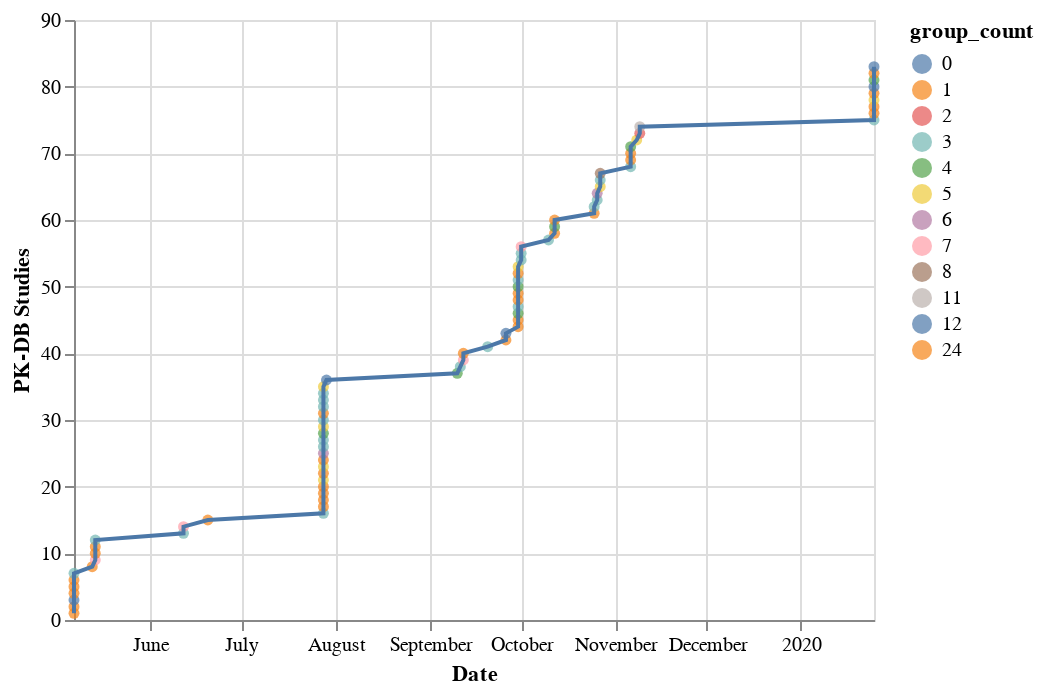

The code cell stored with this chart in its notebook:
### Code cell
# 4. altair plot
import altair as alt

count_fields = ["study_count"]
for key in count_fields:
    alt.Chart(df).transform_window(
        study_count_cum='sum(study_count)',
        frame=[None, 0]
    )
    
    line = alt.Chart(df).mark_line().encode(
        x=alt.X('date:T', axis=alt.Axis(title='Date')),
        y=alt.Y(f'{key}_cum:Q', axis=alt.Axis(title='PK-DB Studies')),
        
    )
    points = alt.Chart(df).mark_circle().encode(
        alt.X('date:T'),
        alt.Y(f'{key}_cum'),
        color='group_count:N'
    )
    
points + line

### Figure 1 — Vega-Lite specification as saved in the notebook (floating-point values rounded to 4 significant figures)
{"config": {"view": {"continuousWidth": 400, "continuousHeight": 300}}, "layer": [{"mark": "circle", "encoding": {"color": {"type": "nominal", "field": "group_count"}, "x": {"type": "temporal", "field": "date"}, "y": {"type": "quantitative", "field": "study_count_cum"}}}, {"mark": "line", "encoding": {"x": {"type": "temporal", "axis": {"title": "Date"}, "field": "date"}, "y": {"type": "quantitative", "axis": {"title": "PK-DB Studies"}, "field": "study_count_cum"}}}], "data": {"name": "data-63b5038a2a2b731db7dcd7abef4be2fb"}, "$schema": "https://vega.github.io/schema/vega-lite/v4.0.2.json", "datasets": {"data-63b5038a2a2b731db7dcd7abef4be2fb": [{"sid": "PKDB00024", "date": "2019-05-07", "name": "Baraka1990", "creator": "mkoenig", "licence": "open", "access": "public", "group_count": 1, "individual_count": 0, "intervention_count": 3, "output_count": 32, "timecourse_count": 2, "study_count": 1, "study_count_cum": 1, "group_count_cum": 1, "individual_count_cum": 0, "intervention_count_cum": 3, "output_count_cum": 32, "timecourse_count_cum": 2}, {"sid": "PKDB00029", "date": "2019-05-07", "name": "Jensen2004", "creator": "mkoenig", "licence": "closed", "access": "public", "group_count": 1, "individual_count": 0, "intervention_count": 1, "output_count": 24, "timecourse_count": 3, "study_count": 1, "study_count_cum": 2, "group_count_cum": 2, "individual_count_cum": 0, "intervention_count_cum": 4, "output_count_cum": 56, "timecourse_count_cum": 5}, {"sid": "PKDB00023", "date": "2019-05-07", "name": "Ameer1981", "creator": "mkoenig", "licence": "closed", "access": "public", "group_count": 0, "individual_count": 0, "intervention_count": 0, "output_count": 0, "timecourse_count": 0, "study_count": 1, "study_count_cum": 3, "group_count_cum": 2, "individual_count_cum": 0, "intervention_count_cum": 4, "output_count_cum": 56, "timecourse_count_cum": 5}, {"sid": "PKDB00028", "date": "2019-05-07", "name": "Iqbal1995", "creator": "jbrandhorst", "licence": "closed", "access": "public", "group_count": 1, "individual_count": 0, "intervention_count": 2, "output_count": 34, "timecourse_count": 2, "study_count": 1, "study_count_cum": 4, "group_count_cum": 3, "individual_count_cum": 0, "intervention_count_cum": 6, "output_count_cum": 90, "timecourse_count_cum": 7}, {"sid": "PKDB00026", "date": "2019-05-07", "name": "Chiew2010", "creator": "mkoenig", "licence": "closed", "access": "public", "group_count": 1, "individual_count": 0, "intervention_count": 2, "output_count": 50, "timecourse_count": 6, "study_count": 1, "study_count_cum": 5, "group_count_cum": 4, "individual_count_cum": 0, "intervention_count_cum": 8, "output_count_cum": 140, "timecourse_count_cum": 13}, {"sid": "PKDB00022", "date": "2019-05-07", "name": "Albert1974", "creator": "mkoenig", "licence": "open", "access": "public", "group_count": 1, "individual_count": 0, "intervention_count": 2, "output_count": 26, "timecourse_count": 2, "study_count": 1, "study_count_cum": 6, "group_count_cum": 5, "individual_count_cum": 0, "intervention_count_cum": 10, "output_count_cum": 166, "timecourse_count_cum": 15}, {"sid": "PKDB00027", "date": "2019-05-07", "name": "Critchley2005", "creator": "mkoenig", "licence": "closed", "access": "public", "group_count": 3, "individual_count": 0, "intervention_count": 1, "output_count": 81, "timecourse_count": 8, "study_count": 1, "study_count_cum": 7, "group_count_cum": 8, "individual_count_cum": 0, "intervention_count_cum": 11, "output_count_cum": 247, "timecourse_count_cum": 23}, {"sid": "PKDB00119", "date": "2019-05-13", "name": "Malan1985", "creator": "jbrandhorst", "licence": "open", "access": "public", "group_count": 1, "individual_count": 0, "intervention_count": 3, "output_count": 39, "timecourse_count": 3, "study_count": 1, "study_count_cum": 8, "group_count_cum": 9, "individual_count_cum": 0, "intervention_count_cum": 14, "output_count_cum": 286, "timecourse_count_cum": 26}, {"sid": "PKDB00122", "date": "2019-05-14", "name": "Briant1976", "creator": "jbrandhorst", "licence": "closed", "access": "public", "group_count": 7, "individual_count": 57, "intervention_count": 1, "output_count": 69, "timecourse_count": 0, "study_count": 1, "study_count_cum": 9, "group_count_cum": 16, "individual_count_cum": 57, "intervention_count_cum": 15, "output_count_cum": 355, "timecourse_count_cum": 26}, {"sid": "PKDB00123", "date": "2019-05-14", "name": "Lau1994", "creator": "mkoenig", "licence": "closed", "access": "public", "group_count": 1, "individual_count": 6, "intervention_count": 1, "output_count": 62, "timecourse_count": 4, "study_count": 1, "study_count_cum": 10, "group_count_cum": 17, "individual_count_cum": 63, "intervention_count_cum": 16, "output_count_cum": 417, "timecourse_count_cum": 30}, {"sid": "PKDB00121", "date": "2019-05-14", "name": "Ganetsky2013", "creator": "jbrandhorst", "licence": "open", "access": "public", "group_count": 1, "individual_count": 0, "intervention_count": 2, "output_count": 96, "timecourse_count": 10, "study_count": 1, "study_count_cum": 11, "group_count_cum": 18, "individual_count_cum": 63, "intervention_count_cum": 18, "output_count_cum": 513, "timecourse_count_cum": 40}, {"sid": "PKDB00124", "date": "2019-05-14", "name": "Perucca1979", "creator": "mkoenig", "licence": "open", "access": "public", "group_count": 3, "individual_count": 0, "intervention_count": 2, "output_count": 68, "timecourse_count": 6, "study_count": 1, "study_count_cum": 12, "group_count_cum": 21, "individual_count_cum": 63, "intervention_count_cum": 20, "output_count_cum": 581, "timecourse_count_cum": 46}, {"sid": "PKDB00130", "date": "2019-06-12", "name": "Miners1988", "creator": "jbrandhorst", "licence": "open", "access": "public", "group_count": 3, "individual_count": 16, "intervention_count": 1, "output_count": 108, "timecourse_count": 0, "study_count": 1, "study_count_cum": 13, "group_count_cum": 24, "individual_count_cum": 79, "intervention_count_cum": 21, "output_count_cum": 689, "timecourse_count_cum": 46}, {"sid": "PKDB00131", "date": "2019-06-12", "name": "Divoll1982", "creator": "jbrandhorst", "licence": "open", "access": "public", "group_count": 7, "individual_count": 1, "intervention_count": 3, "output_count": 50, "timecourse_count": 3, "study_count": 1, "study_count_cum": 14, "group_count_cum": 31, "individual_count_cum": 80, "intervention_count_cum": 24, "output_count_cum": 739, "timecourse_count_cum": 49}, {"sid": "PKDB00133", "date": "2019-06-20", "name": "Itoh2002", "creator": "jbrandhorst", "licence": "closed", "access": "public", "group_count": 1, "individual_count": 0, "intervention_count": 3, "output_count": 97, "timecourse_count": 11, "study_count": 1, "study_count_cum": 15, "group_count_cum": 32, "individual_count_cum": 80, "intervention_count_cum": 27, "output_count_cum": 836, "timecourse_count_cum": 60}, {"sid": "PKDB00146", "date": "2019-07-28", "name": "Gwilt1963", "creator": "jbrandhorst", "licence": "closed", "access": "public", "group_count": 3, "individual_count": 0, "intervention_count": 3, "output_count": 17, "timecourse_count": 4, "study_count": 1, "study_count_cum": 16, "group_count_cum": 35, "individual_count_cum": 80, "intervention_count_cum": 30, "output_count_cum": 853, "timecourse_count_cum": 64}, {"sid": "PKDB00149", "date": "2019-07-28", "name": "Itoh2000", "creator": "jbrandhorst", "licence": "closed", "access": "public", "group_count": 1, "individual_count": 0, "intervention_count": 3, "output_count": 101, "timecourse_count": 13, "study_count": 1, "study_count_cum": 17, "group_count_cum": 36, "individual_count_cum": 80, "intervention_count_cum": 33, "output_count_cum": 954, "timecourse_count_cum": 77}, {"sid": "PKDB00160", "date": "2019-07-28", "name": "Adithan1982", "creator": "jbrandhorst", "licence": "closed", "access": "public", "group_count": 1, "individual_count": 10, "intervention_count": 1, "output_count": 60, "timecourse_count": 2, "study_count": 1, "study_count_cum": 18, "group_count_cum": 37, "individual_count_cum": 90, "intervention_count_cum": 34, "output_count_cum": 1014, "timecourse_count_cum": 79}, {"sid": "PKDB00159", "date": "2019-07-28", "name": "Jack1985", "creator": "mkoenig", "licence": "closed", "access": "public", "group_count": 1, "individual_count": 0, "intervention_count": 7, "output_count": 36, "timecourse_count": 0, "study_count": 1, "study_count_cum": 19, "group_count_cum": 38, "individual_count_cum": 90, "intervention_count_cum": 41, "output_count_cum": 1050, "timecourse_count_cum": 79}, {"sid": "PKDB00156", "date": "2019-07-28", "name": "Levy1971", "creator": "jbrandhorst", "licence": "open", "access": "public", "group_count": 1, "individual_count": 3, "intervention_count": 10, "output_count": 35, "timecourse_count": 26, "study_count": 1, "study_count_cum": 20, "group_count_cum": 39, "individual_count_cum": 93, "intervention_count_cum": 51, "output_count_cum": 1085, "timecourse_count_cum": 105}, {"sid": "PKDB00155", "date": "2019-07-28", "name": "Forrest1979", "creator": "jbrandhorst", "licence": "closed", "access": "public", "group_count": 5, "individual_count": 15, "intervention_count": 1, "output_count": 116, "timecourse_count": 12, "study_count": 1, "study_count_cum": 21, "group_count_cum": 44, "individual_count_cum": 108, "intervention_count_cum": 52, "output_count_cum": 1201, "timecourse_count_cum": 117}, {"sid": "PKDB00164", "date": "2019-07-28", "name": "Mucklow1980", "creator": "jbrandhorst", "licence": "closed", "access": "public", "group_count": 24, "individual_count": 0, "intervention_count": 2, "output_count": 24, "timecourse_count": 0, "study_count": 1, "study_count_cum": 22, "group_count_cum": 68, "individual_count_cum": 108, "intervention_count_cum": 54, "output_count_cum": 1225, "timecourse_count_cum": 117}, {"sid": "PKDB00154", "date": "2019-07-28", "name": "Liukas2011", "creator": "jbrandhorst", "licence": "open", "access": "public", "group_count": 5, "individual_count": 238, "intervention_count": 1, "output_count": 369, "timecourse_count": 12, "study_count": 1, "study_count_cum": 23, "group_count_cum": 73, "individual_count_cum": 346, "intervention_count_cum": 55, "output_count_cum": 1594, "timecourse_count_cum": 129}, {"sid": "PKDB00141", "date": "2019-07-28", "name": "Kamali1993", "creator": "jbrandhorst", "licence": "closed", "access": "public", "group_count": 1, "individual_count": 0, "intervention_count": 2, "output_count": 32, "timecourse_count": 2, "study_count": 1, "study_count_cum": 24, "group_count_cum": 74, "individual_count_cum": 346, "intervention_count_cum": 57, "output_count_cum": 1626, "timecourse_count_cum": 131}, {"sid": "PKDB00145", "date": "2019-07-28", "name": "Chen1996", "creator": "jbrandhorst", "licence": "closed", "access": "public", "group_count": 6, "individual_count": 0, "intervention_count": 2, "output_count": 140, "timecourse_count": 20, "study_count": 1, "study_count_cum": 25, "group_count_cum": 80, "individual_count_cum": 346, "intervention_count_cum": 59, "output_count_cum": 1766, "timecourse_count_cum": 151}, {"sid": "PKDB00147", "date": "2019-07-28", "name": "McGilveray1972", "creator": "jbrandhorst", "licence": "closed", "access": "public", "group_count": 3, "individual_count": 8, "intervention_count": 5, "output_count": 150, "timecourse_count": 36, "study_count": 1, "study_count_cum": 26, "group_count_cum": 83, "individual_count_cum": 354, "intervention_count_cum": 64, "output_count_cum": 1916, "timecourse_count_cum": 187}, {"sid": "PKDB00158", "date": "2019-07-28", "name": "Mitchell1983", "creator": "jbrandhorst", "licence": "closed", "access": "public", "group_count": 3, "individual_count": 0, "intervention_count": 1, "output_count": 32, "timecourse_count": 2, "study_count": 1, "study_count_cum": 27, "group_count_cum": 86, "individual_count_cum": 354, "intervention_count_cum": 65, "output_count_cum": 1948, "timecourse_count_cum": 189}, {"sid": "PKDB00150", "date": "2019-07-28", "name": "Miners1983", "creator": "jbrandhorst", "licence": "open", "access": "public", "group_count": 4, "individual_count": 0, "intervention_count": 1, "output_count": 33, "timecourse_count": 0, "study_count": 1, "study_count_cum": 28, "group_count_cum": 90, "individual_count_cum": 354, "intervention_count_cum": 66, "output_count_cum": 1981, "timecourse_count_cum": 189}, {"sid": "PKDB00163", "date": "2019-07-28", "name": "Kulo2014", "creator": "jbrandhorst", "licence": "closed", "access": "public", "group_count": 5, "individual_count": 146, "intervention_count": 1, "output_count": 170, "timecourse_count": 0, "study_count": 1, "study_count_cum": 29, "group_count_cum": 95, "individual_count_cum": 500, "intervention_count_cum": 67, "output_count_cum": 2151, "timecourse_count_cum": 189}, {"sid": "PKDB00161", "date": "2019-07-28", "name": "Miners1986", "creator": "jbrandhorst", "licence": "closed", "access": "public", "group_count": 3, "individual_count": 20, "intervention_count": 1, "output_count": 132, "timecourse_count": 0, "study_count": 1, "study_count_cum": 30, "group_count_cum": 98, "individual_count_cum": 520, "intervention_count_cum": 68, "output_count_cum": 2283, "timecourse_count_cum": 189}, {"sid": "PKDB00139", "date": "2019-07-28", "name": "Kim2011", "creator": "jbrandhorst", "licence": "closed", "access": "public", "group_count": 1, "individual_count": 0, "intervention_count": 2, "output_count": 85, "timecourse_count": 6, "study_count": 1, "study_count_cum": 31, "group_count_cum": 99, "individual_count_cum": 520, "intervention_count_cum": 70, "output_count_cum": 2368, "timecourse_count_cum": 195}, {"sid": "PKDB00143", "date": "2019-07-28", "name": "Osborne1991", "creator": "jbrandhorst", "licence": "closed", "access": "public", "group_count": 3, "individual_count": 0, "intervention_count": 1, "output_count": 20, "timecourse_count": 0, "study_count": 1, "study_count_cum": 32, "group_count_cum": 102, "individual_count_cum": 520, "intervention_count_cum": 71, "output_count_cum": 2388, "timecourse_count_cum": 195}, {"sid": "PKDB00153", "date": "2019-07-28", "name": "Divoll1982b", "creator": "jbrandhorst", "licence": "closed", "access": "public", "group_count": 3, "individual_count": 49, "intervention_count": 4, "output_count": 140, "timecourse_count": 4, "study_count": 1, "study_count_cum": 33, "group_count_cum": 105, "individual_count_cum": 569, "intervention_count_cum": 75, "output_count_cum": 2528, "timecourse_count_cum": 199}, {"sid": "PKDB00151", "date": "2019-07-28", "name": "Prescott1981", "creator": "jbrandhorst", "licence": "open", "access": "public", "group_count": 3, "individual_count": 0, "intervention_count": 2, "output_count": 70, "timecourse_count": 6, "study_count": 1, "study_count_cum": 34, "group_count_cum": 108, "individual_count_cum": 569, "intervention_count_cum": 77, "output_count_cum": 2598, "timecourse_count_cum": 205}, {"sid": "PKDB00140", "date": "2019-07-28", "name": "Miners1984", "creator": "jbrandhorst", "licence": "open", "access": "public", "group_count": 5, "individual_count": 0, "intervention_count": 4, "output_count": 66, "timecourse_count": 0, "study_count": 1, "study_count_cum": 35, "group_count_cum": 113, "individual_count_cum": 569, "intervention_count_cum": 81, "output_count_cum": 2664, "timecourse_count_cum": 205}, {"sid": "PKDB00165", "date": "2019-07-29", "name": "Prescott1973", "creator": "jbrandhorst", "licence": "closed", "access": "public", "group_count": 12, "individual_count": 11, "intervention_count": 1, "output_count": 45, "timecourse_count": 8, "study_count": 1, "study_count_cum": 36, "group_count_cum": 125, "individual_count_cum": 580, "intervention_count_cum": 82, "output_count_cum": 2709, "timecourse_count_cum": 213}, {"sid": "PKDB00166", "date": "2019-09-10", "name": "Ochs1984", "creator": "jbrandhorst", "licence": "closed", "access": "public", "group_count": 4, "individual_count": 123, "intervention_count": 3, "output_count": 185, "timecourse_count": 2, "study_count": 1, "study_count_cum": 37, "group_count_cum": 129, "individual_count_cum": 703, "intervention_count_cum": 85, "output_count_cum": 2894, "timecourse_count_cum": 215}, {"sid": "PKDB00169", "date": "2019-09-11", "name": "Kietzmann1990", "creator": "jbrandhorst", "licence": "closed", "access": "public", "group_count": 3, "individual_count": 39, "intervention_count": 1, "output_count": 320, "timecourse_count": 26, "study_count": 1, "study_count_cum": 38, "group_count_cum": 132, "individual_count_cum": 742, "intervention_count_cum": 86, "output_count_cum": 3214, "timecourse_count_cum": 241}, {"sid": "PKDB00170", "date": "2019-09-12", "name": "Davis1976", "creator": "jbrandhorst", "licence": "closed", "access": "public", "group_count": 7, "individual_count": 30, "intervention_count": 35, "output_count": 58, "timecourse_count": 0, "study_count": 1, "study_count_cum": 39, "group_count_cum": 139, "individual_count_cum": 772, "intervention_count_cum": 121, "output_count_cum": 3272, "timecourse_count_cum": 241}, {"sid": "PKDB00172", "date": "2019-09-12", "name": "Glynn1973", "creator": "jbrandhorst", "licence": "closed", "access": "public", "group_count": 1, "individual_count": 0, "intervention_count": 4, "output_count": 64, "timecourse_count": 8, "study_count": 1, "study_count_cum": 40, "group_count_cum": 140, "individual_count_cum": 772, "intervention_count_cum": 125, "output_count_cum": 3336, "timecourse_count_cum": 249}, {"sid": "PKDB00176", "date": "2019-09-20", "name": "Bedjaoui1984", "creator": "jbrandhorst", "licence": "closed", "access": "public", "group_count": 3, "individual_count": 25, "intervention_count": 1, "output_count": 205, "timecourse_count": 2, "study_count": 1, "study_count_cum": 41, "group_count_cum": 143, "individual_count_cum": 797, "intervention_count_cum": 126, "output_count_cum": 3541, "timecourse_count_cum": 251}, {"sid": "PKDB00183", "date": "2019-09-26", "name": "Paintaud1998", "creator": "jbrandhorst", "licence": "closed", "access": "public", "group_count": 1, "individual_count": 15, "intervention_count": 3, "output_count": 266, "timecourse_count": 32, "study_count": 1, "study_count_cum": 42, "group_count_cum": 144, "individual_count_cum": 812, "intervention_count_cum": 129, "output_count_cum": 3807, "timecourse_count_cum": 283}, {"sid": "PKDB00180", "date": "2019-09-26", "name": "Bannwarth1992", "creator": "jbrandhorst", "licence": "closed", "access": "public", "group_count": 12, "individual_count": 0, "intervention_count": 1, "output_count": 90, "timecourse_count": 22, "study_count": 1, "study_count_cum": 43, "group_count_cum": 156, "individual_count_cum": 812, "intervention_count_cum": 130, "output_count_cum": 3897, "timecourse_count_cum": 305}, {"sid": "PKDB00193", "date": "2019-09-30", "name": "Bannwarth2001", "creator": "jbrandhorst", "licence": "closed", "access": "public", "group_count": 1, "individual_count": 0, "intervention_count": 2, "output_count": 26, "timecourse_count": 2, "study_count": 1, "study_count_cum": 44, "group_count_cum": 157, "individual_count_cum": 812, "intervention_count_cum": 132, "output_count_cum": 3923, "timecourse_count_cum": 307}, {"sid": "PKDB00184", "date": "2019-09-30", "name": "Douglas1996", "creator": "jbrandhorst", "licence": "closed", "access": "public", "group_count": 1, "individual_count": 0, "intervention_count": 2, "output_count": 24, "timecourse_count": 2, "study_count": 1, "study_count_cum": 45, "group_count_cum": 158, "individual_count_cum": 812, "intervention_count_cum": 134, "output_count_cum": 3947, "timecourse_count_cum": 309}, {"sid": "PKDB00189", "date": "2019-09-30", "name": "Langford2016", "creator": "jbrandhorst", "licence": "closed", "access": "public", "group_count": 4, "individual_count": 0, "intervention_count": 3, "output_count": 62, "timecourse_count": 6, "study_count": 1, "study_count_cum": 46, "group_count_cum": 162, "individual_count_cum": 812, "intervention_count_cum": 137, "output_count_cum": 4009, "timecourse_count_cum": 315}, {"sid": "PKDB00191", "date": "2019-09-30", "name": "Kamali1993a", "creator": "jbrandhorst", "licence": "closed", "access": "public", "group_count": 3, "individual_count": 19, "intervention_count": 1, "output_count": 105, "timecourse_count": 0, "study_count": 1, "study_count_cum": 47, "group_count_cum": 165, "individual_count_cum": 831, "intervention_count_cum": 138, "output_count_cum": 4114, "timecourse_count_cum": 315}, {"sid": "PKDB00195", "date": "2019-09-30", "name": "Clements1984", "creator": "mkoenig", "licence": "open", "access": "public", "group_count": 1, "individual_count": 0, "intervention_count": 5, "output_count": 66, "timecourse_count": 4, "study_count": 1, "study_count_cum": 48, "group_count_cum": 166, "individual_count_cum": 831, "intervention_count_cum": 143, "output_count_cum": 4180, "timecourse_count_cum": 319}, {"sid": "PKDB00194", "date": "2019-09-30", "name": "Nelson1963", "creator": "jbrandhorst", "licence": "closed", "access": "public", "group_count": 1, "individual_count": 9, "intervention_count": 1, "output_count": 27, "timecourse_count": 18, "study_count": 1, "study_count_cum": 49, "group_count_cum": 167, "individual_count_cum": 840, "intervention_count_cum": 144, "output_count_cum": 4207, "timecourse_count_cum": 337}, {"sid": "PKDB00188", "date": "2019-09-30", "name": "Clements1978", "creator": "jbrandhorst", "licence": "closed", "access": "public", "group_count": 4, "individual_count": 8, "intervention_count": 4, "output_count": 112, "timecourse_count": 10, "study_count": 1, "study_count_cum": 50, "group_count_cum": 171, "individual_count_cum": 848, "intervention_count_cum": 148, "output_count_cum": 4319, "timecourse_count_cum": 347}, {"sid": "PKDB00190", "date": "2019-09-30", "name": "Fulton1979", "creator": "jbrandhorst", "licence": "closed", "access": "public", "group_count": 3, "individual_count": 0, "intervention_count": 2, "output_count": 10, "timecourse_count": 0, "study_count": 1, "study_count_cum": 51, "group_count_cum": 174, "individual_count_cum": 848, "intervention_count_cum": 150, "output_count_cum": 4329, "timecourse_count_cum": 347}, {"sid": "PKDB00186", "date": "2019-09-30", "name": "Clements1976", "creator": "jbrandhorst", "licence": "closed", "access": "public", "group_count": 1, "individual_count": 4, "intervention_count": 1, "output_count": 8, "timecourse_count": 0, "study_count": 1, "study_count_cum": 52, "group_count_cum": 175, "individual_count_cum": 852, "intervention_count_cum": 151, "output_count_cum": 4337, "timecourse_count_cum": 347}, {"sid": "PKDB00196", "date": "2019-09-30", "name": "Divoll1982c", "creator": "jbrandhorst", "licence": "closed", "access": "public", "group_count": 5, "individual_count": 66, "intervention_count": 1, "output_count": 100, "timecourse_count": 2, "study_count": 1, "study_count_cum": 53, "group_count_cum": 180, "individual_count_cum": 918, "intervention_count_cum": 152, "output_count_cum": 4437, "timecourse_count_cum": 349}, {"sid": "PKDB00200", "date": "2019-10-01", "name": "Prescott1968", "creator": "jbrandhorst", "licence": "closed", "access": "public", "group_count": 3, "individual_count": 8, "intervention_count": 3, "output_count": 80, "timecourse_count": 16, "study_count": 1, "study_count_cum": 54, "group_count_cum": 183, "individual_count_cum": 926, "intervention_count_cum": 155, "output_count_cum": 4517, "timecourse_count_cum": 365}, {"sid": "PKDB00197", "date": "2019-10-01", "name": "Abernethy1982a", "creator": "mkoenig", "licence": "closed", "access": "public", "group_count": 3, "individual_count": 34, "intervention_count": 1, "output_count": 54, "timecourse_count": 2, "study_count": 1, "study_count_cum": 55, "group_count_cum": 186, "individual_count_cum": 960, "intervention_count_cum": 156, "output_count_cum": 4571, "timecourse_count_cum": 367}, {"sid": "PKDB00198", "date": "2019-10-01", "name": "Abernethy1982", "creator": "jbrandhorst", "licence": "closed", "access": "public", "group_count": 7, "individual_count": 46, "intervention_count": 1, "output_count": 92, "timecourse_count": 4, "study_count": 1, "study_count_cum": 56, "group_count_cum": 193, "individual_count_cum": 1006, "intervention_count_cum": 157, "output_count_cum": 4663, "timecourse_count_cum": 371}, {"sid": "PKDB00212", "date": "2019-10-10", "name": "Depre1992", "creator": "jbrandhorst", "licence": "closed", "access": "public", "group_count": 3, "individual_count": 0, "intervention_count": 4, "output_count": 25, "timecourse_count": 2, "study_count": 1, "study_count_cum": 57, "group_count_cum": 196, "individual_count_cum": 1006, "intervention_count_cum": 161, "output_count_cum": 4688, "timecourse_count_cum": 373}, {"sid": "PKDB00214", "date": "2019-10-12", "name": "Kamali1992", "creator": "jbrandhorst", "licence": "closed", "access": "public", "group_count": 1, "individual_count": 0, "intervention_count": 2, "output_count": 48, "timecourse_count": 4, "study_count": 1, "study_count_cum": 58, "group_count_cum": 197, "individual_count_cum": 1006, "intervention_count_cum": 163, "output_count_cum": 4736, "timecourse_count_cum": 377}, {"sid": "PKDB00213", "date": "2019-10-12", "name": "Lowenthal1976", "creator": "jbrandhorst", "licence": "closed", "access": "public", "group_count": 4, "individual_count": 13, "intervention_count": 1, "output_count": 118, "timecourse_count": 9, "study_count": 1, "study_count_cum": 59, "group_count_cum": 201, "individual_count_cum": 1019, "intervention_count_cum": 164, "output_count_cum": 4854, "timecourse_count_cum": 386}, {"sid": "PKDB00216", "date": "2019-10-12", "name": "Grattan2000", "creator": "jbrandhorst", "licence": "closed", "access": "public", "group_count": 1, "individual_count": 0, "intervention_count": 5, "output_count": 70, "timecourse_count": 5, "study_count": 1, "study_count_cum": 60, "group_count_cum": 202, "individual_count_cum": 1019, "intervention_count_cum": 169, "output_count_cum": 4924, "timecourse_count_cum": 391}, {"sid": "PKDB00219", "date": "2019-10-25", "name": "Nimmo1978", "creator": "jbrandhorst", "licence": "closed", "access": "public", "group_count": 1, "individual_count": 0, "intervention_count": 3, "output_count": 18, "timecourse_count": 2, "study_count": 1, "study_count_cum": 61, "group_count_cum": 203, "individual_count_cum": 1019, "intervention_count_cum": 172, "output_count_cum": 4942, "timecourse_count_cum": 393}, {"sid": "PKDB00218", "date": "2019-10-25", "name": "Lee1981", "creator": "jbrandhorst", "licence": "closed", "access": "public", "group_count": 3, "individual_count": 13, "intervention_count": 1, "output_count": 64, "timecourse_count": 2, "study_count": 1, "study_count_cum": 62, "group_count_cum": 206, "individual_count_cum": 1032, "intervention_count_cum": 173, "output_count_cum": 5006, "timecourse_count_cum": 395}, {"sid": "PKDB00220", "date": "2019-10-26", "name": "Carlo1955", "creator": "jbrandhorst", "licence": "closed", "access": "public", "group_count": 3, "individual_count": 24, "intervention_count": 8, "output_count": 576, "timecourse_count": 104, "study_count": 1, "study_count_cum": 63, "group_count_cum": 209, "individual_count_cum": 1056, "intervention_count_cum": 181, "output_count_cum": 5582, "timecourse_count_cum": 499}, {"sid": "PKDB00222", "date": "2019-10-26", "name": "HolmerPettersson2004", "creator": "jbrandhorst", "licence": "closed", "access": "public", "group_count": 6, "individual_count": 0, "intervention_count": 5, "output_count": 15, "timecourse_count": 5, "study_count": 1, "study_count_cum": 64, "group_count_cum": 215, "individual_count_cum": 1056, "intervention_count_cum": 186, "output_count_cum": 5597, "timecourse_count_cum": 504}, {"sid": "PKDB00223", "date": "2019-10-27", "name": "Adithan1988", "creator": "jbrandhorst", "licence": "closed", "access": "public", "group_count": 5, "individual_count": 19, "intervention_count": 1, "output_count": 93, "timecourse_count": 3, "study_count": 1, "study_count_cum": 65, "group_count_cum": 220, "individual_count_cum": 1075, "intervention_count_cum": 187, "output_count_cum": 5690, "timecourse_count_cum": 507}, {"sid": "PKDB00225", "date": "2019-10-27", "name": "Nimmo1973", "creator": "jbrandhorst", "licence": "closed", "access": "public", "group_count": 3, "individual_count": 1, "intervention_count": 3, "output_count": 60, "timecourse_count": 7, "study_count": 1, "study_count_cum": 66, "group_count_cum": 223, "individual_count_cum": 1076, "intervention_count_cum": 190, "output_count_cum": 5750, "timecourse_count_cum": 514}, {"sid": "PKDB00226", "date": "2019-10-27", "name": "Liedtke1979", "creator": "jbrandhorst", "licence": "closed", "access": "public", "group_count": 8, "individual_count": 0, "intervention_count": 7, "output_count": 80, "timecourse_count": 7, "study_count": 1, "study_count_cum": 67, "group_count_cum": 231, "individual_count_cum": 1076, "intervention_count_cum": 197, "output_count_cum": 5830, "timecourse_count_cum": 521}, {"sid": "PKDB00256", "date": "2019-11-06", "name": "Douglas1978", "creator": "jbrandhorst", "licence": "closed", "access": "public", "group_count": 3, "individual_count": 6, "intervention_count": 2, "output_count": 26, "timecourse_count": 2, "study_count": 1, "study_count_cum": 68, "group_count_cum": 234, "individual_count_cum": 1082, "intervention_count_cum": 199, "output_count_cum": 5856, "timecourse_count_cum": 523}, {"sid": "PKDB00259", "date": "2019-11-06", "name": "Kolawole2002", "creator": "jbrandhorst", "licence": "closed", "access": "public", "group_count": 1, "individual_count": 0, "intervention_count": 5, "output_count": 51, "timecourse_count": 3, "study_count": 1, "study_count_cum": 69, "group_count_cum": 235, "individual_count_cum": 1082, "intervention_count_cum": 204, "output_count_cum": 5907, "timecourse_count_cum": 526}, {"sid": "PKDB00258", "date": "2019-11-06", "name": "Adjepon-Yamoah1986", "creator": "jbrandhorst", "licence": "closed", "access": "public", "group_count": 1, "individual_count": 6, "intervention_count": 2, "output_count": 82, "timecourse_count": 2, "study_count": 1, "study_count_cum": 70, "group_count_cum": 236, "individual_count_cum": 1088, "intervention_count_cum": 206, "output_count_cum": 5989, "timecourse_count_cum": 528}, {"sid": "PKDB00255", "date": "2019-11-06", "name": "Forfar1980", "creator": "jbrandhorst", "licence": "closed", "access": "public", "group_count": 4, "individual_count": 24, "intervention_count": 1, "output_count": 48, "timecourse_count": 3, "study_count": 1, "study_count_cum": 71, "group_count_cum": 240, "individual_count_cum": 1112, "intervention_count_cum": 207, "output_count_cum": 6037, "timecourse_count_cum": 531}, {"sid": "PKDB00262", "date": "2019-11-08", "name": "Brodie1980", "creator": "jbrandhorst", "licence": "closed", "access": "public", "group_count": 5, "individual_count": 0, "intervention_count": 3, "output_count": 12, "timecourse_count": 0, "study_count": 1, "study_count_cum": 72, "group_count_cum": 245, "individual_count_cum": 1112, "intervention_count_cum": 210, "output_count_cum": 6049, "timecourse_count_cum": 531}, {"sid": "PKDB00265", "date": "2019-11-09", "name": "Hall1976", "creator": "jbrandhorst", "licence": "closed", "access": "public", "group_count": 2, "individual_count": 6, "intervention_count": 3, "output_count": 50, "timecourse_count": 4, "study_count": 1, "study_count_cum": 73, "group_count_cum": 247, "individual_count_cum": 1118, "intervention_count_cum": 213, "output_count_cum": 6099, "timecourse_count_cum": 535}, {"sid": "PKDB00266", "date": "2019-11-09", "name": "Ali1993", "creator": "jbrandhorst", "licence": "closed", "access": "public", "group_count": 11, "individual_count": 0, "intervention_count": 1, "output_count": 23, "timecourse_count": 2, "study_count": 1, "study_count_cum": 74, "group_count_cum": 258, "individual_count_cum": 1118, "intervention_count_cum": 214, "output_count_cum": 6122, "timecourse_count_cum": 537}, {"sid": "24517114", "date": "2020-01-25", "name": "Berg2014", "creator": "jbrandhorst", "licence": "closed", "access": "public", "group_count": 3, "individual_count": 0, "intervention_count": 3, "output_count": 40, "timecourse_count": 4, "study_count": 1, "study_count_cum": 75, "group_count_cum": 261, "individual_count_cum": 1118, "intervention_count_cum": 217, "output_count_cum": 6162, "timecourse_count_cum": 541}, {"sid": "1577043", "date": "2020-01-25", "name": "Nielsen1992", "creator": "jbrandhorst", "licence": "closed", "access": "public", "group_count": 1, "individual_count": 0, "intervention_count": 3, "output_count": 24, "timecourse_count": 3, "study_count": 1, "study_count_cum": 76, "group_count_cum": 262, "individual_count_cum": 1118, "intervention_count_cum": 220, "output_count_cum": 6186, "timecourse_count_cum": 544}, {"sid": "4850385", "date": "2020-01-25", "name": "Mrochek1974", "creator": "jbrandhorst", "licence": "closed", "access": "public", "group_count": 1, "individual_count": 2, "intervention_count": 1, "output_count": 0, "timecourse_count": 0, "study_count": 1, "study_count_cum": 77, "group_count_cum": 263, "individual_count_cum": 1120, "intervention_count_cum": 221, "output_count_cum": 6186, "timecourse_count_cum": 544}, {"sid": "10412886", "date": "2020-01-25", "name": "Esteban1999", "creator": "jbrandhorst", "licence": "closed", "access": "public", "group_count": 5, "individual_count": 0, "intervention_count": 1, "output_count": 24, "timecourse_count": 0, "study_count": 1, "study_count_cum": 78, "group_count_cum": 268, "individual_count_cum": 1120, "intervention_count_cum": 222, "output_count_cum": 6210, "timecourse_count_cum": 544}, {"sid": "Itoh2001", "date": "2020-01-25", "name": "Itoh2001", "creator": "jbrandhorst", "licence": "closed", "access": "public", "group_count": 1, "individual_count": 0, "intervention_count": 2, "output_count": 56, "timecourse_count": 7, "study_count": 1, "study_count_cum": 79, "group_count_cum": 269, "individual_count_cum": 1120, "intervention_count_cum": 224, "output_count_cum": 6266, "timecourse_count_cum": 551}, {"sid": "4851431", "date": "2020-01-25", "name": "Chiou1974", "creator": "jbrandhorst", "licence": "closed", "access": "public", "group_count": 0, "individual_count": 0, "intervention_count": 0, "output_count": 0, "timecourse_count": 0, "study_count": 1, "study_count_cum": 80, "group_count_cum": 269, "individual_count_cum": 1120, "intervention_count_cum": 224, "output_count_cum": 6266, "timecourse_count_cum": 551}, {"sid": "3604267", "date": "2020-01-25", "name": "Kamali1987", "creator": "jbrandhorst", "licence": "closed", "access": "public", "group_count": 4, "individual_count": 0, "intervention_count": 8, "output_count": 92, "timecourse_count": 4, "study_count": 1, "study_count_cum": 81, "group_count_cum": 273, "individual_count_cum": 1120, "intervention_count_cum": 232, "output_count_cum": 6358, "timecourse_count_cum": 555}, {"sid": "Borin1989", "date": "2020-01-25", "name": "Borin1989", "creator": "jbrandhorst", "licence": "closed", "access": "public", "group_count": 1, "individual_count": 15, "intervention_count": 5, "output_count": 60, "timecourse_count": 5, "study_count": 1, "study_count_cum": 82, "group_count_cum": 274, "individual_count_cum": 1135, "intervention_count_cum": 237, "output_count_cum": 6418, "timecourse_count_cum": 560}, {"sid": "7002186", "date": "2020-01-25", "name": "Prescott1980", "creator": "mkoenig", "licence": "open", "access": "public", "group_count": 0, "individual_count": 0, "intervention_count": 0, "output_count": 0, "timecourse_count": 0, "study_count": 1, "study_count_cum": 83, "group_count_cum": 274, "individual_count_cum": 1135, "intervention_count_cum": 237, "output_count_cum": 6418, "timecourse_count_cum": 560}]}}
